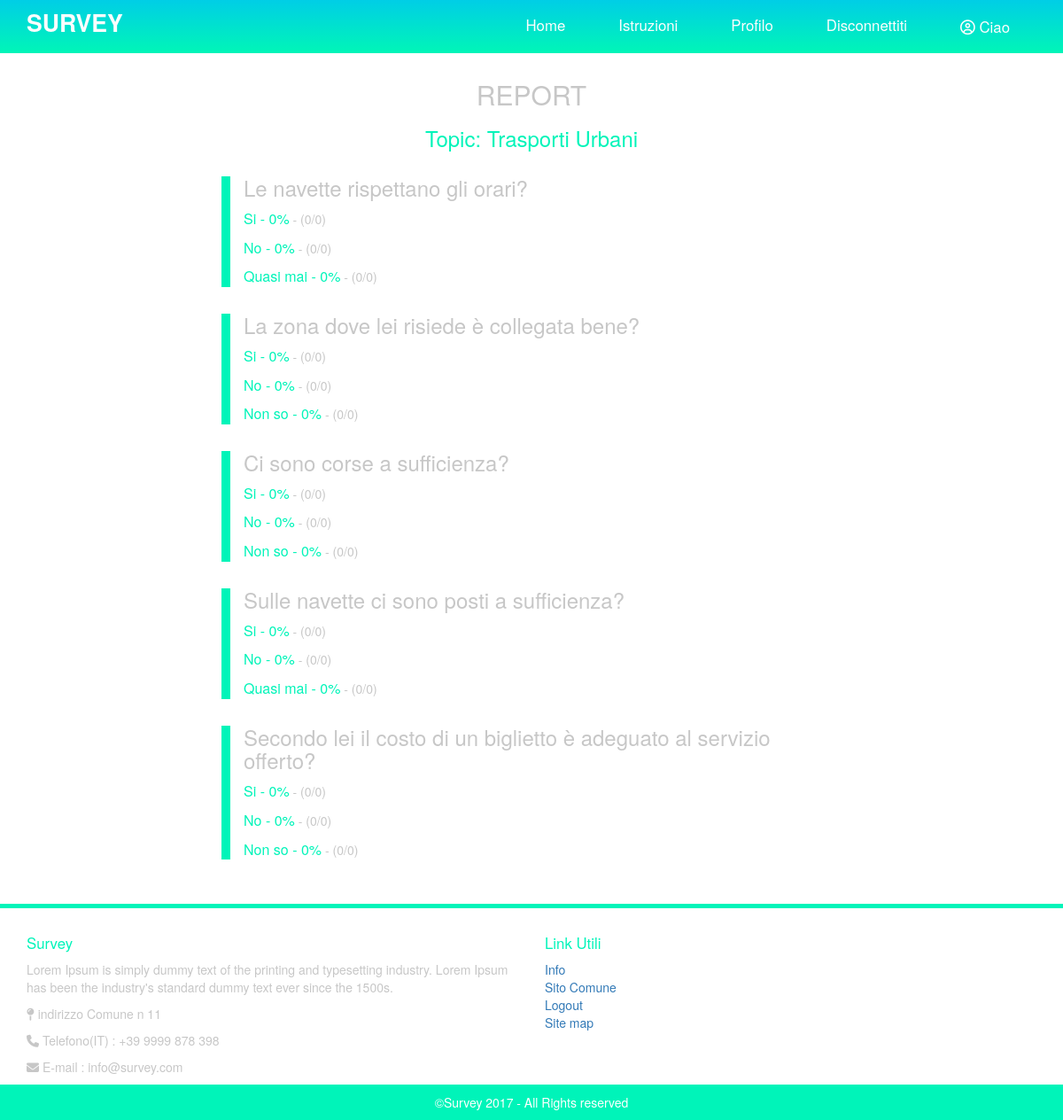
Screenshot of /report/4/ (signed in) with the database file from the repository.
### Survey/models.py (models this page shows, shortened)
class Topic(models.Model):
    topic_title = models.CharField(max_length=120)
    topic_description = models.CharField(max_length=255)
    survey_id = models.ForeignKey(Survey, on_delete=models.CASCADE)

class Question(models.Model):
    question_text = models.CharField(max_length=255)
    answer_1 = models.CharField(max_length=255)
    answer_2 = models.CharField(max_length=255)
    answer_3 = models.CharField(max_length=255)
    votes_1 = models.IntegerField(default = 0)
    votes_2 = models.IntegerField(default = 0)
    votes_3 = models.IntegerField(default = 0)
    pub_date = models.DateTimeField('date published')
    topic_id = models.ForeignKey(Topic, on_delete=models.CASCADE)
    __original = None
    def __init__(self, *args, **kwargs):
        super(Question, self).__init__(*args, **kwargs)
        self.__original = [self.answer_1,self.answer_2,self.answer_3,self.question_text]

### Survey/views.py (the view)
# urls.py: url(r'^report/(?P<survey_id>[0-9]+)/$', views.report, name='report'),
@user_passes_test(lambda u: u.is_superuser)
def report(request, survey_id):
    survey = get_object_or_404(Survey, pk = survey_id)
    questions = []
    data = {}
    for topic in survey.topic_set.all():
        questions.append(topic.question_set.all())
        data[topic.topic_title] = []
    for querySet in questions:
        for question in querySet:
            total_votes = question.votes_1 + question.votes_2 + question.votes_3
            if(total_votes == 0):
                percentage_1 = 0
                percentage_2 = 0
                percentage_3 = 0
            else:
                percentage_1 = round(100 * float(question.votes_1)/float(total_votes), 2)
                percentage_2 = round(100 * float(question.votes_2)/float(total_votes), 2)
                percentage_3 = round(100 * float(question.votes_3)/float(total_votes), 2)
            data[question.topic_id.topic_title].append(ReportData(question, total_votes, percentage_1, percentage_2, percentage_3))
    return render(request, 'report.html',{
        'data': data,
        })

### Survey/models.py (called while the page is built)
    def get_short_name(self):
        return self.first_name

### templates/report.html (shortened to what this page needs)
{% extends 'base.html' %}
{% block content %}
<h2> REPORT </h2>
{% for topic, questions in data.items %}
<h3 class="report-txt">Topic: {{ topic }}</h3>
	{% for element in questions %}
	<div class="col-md-12 question-report">
		<h3>{{ element.question.question_text }}</h3>
		<p><span>{{ element.question.answer_1 }} - {{ element.percentage_1 }}%</span> - ({{ element.question.votes_1 }}/{{ element.total_votes }})</p>
		<p><span>{{ element.question.answer_2 }} - {{ element.percentage_2 }}%</span> - ({{ element.question.votes_2 }}/{{ element.total_votes }})</p>
		<p><span>{{ element.question.answer_3 }} - {{ element.percentage_3 }}%</span> - ({{ element.question.votes_3 }}/{{ element.total_votes }})</p>
	</div>
	{% endfor %}
{% endfor %}
{% endblock %}

### Survey/static/css/style.css (style rules this page uses)
.question-report { width: 700px; height: auto; margin: 30px auto; float: none; border-left: 10px solid #00F4B9; }
.report-txt { color:#00F4B9; }
.question-report h3,.question-report p { text-align: left; }
.question-report p span { font-size:16px; font-weight: 500; color: #00F4B9; }

### rows the page displays
Topic: data "Trasporti Urbani"
Question: question.question_text "Le navette rispettano gli orari?", question.answer_1 "Si", question.votes_1 "0", question.answer_2 "No", question.votes_2 "0", question.answer_3 "Quasi mai", question.votes_3 "0"
Question: question.question_text "La zona dove lei risiede è collegata bene?", question.answer_1 "Si", question.votes_1 "0", question.answer_2 "No", question.votes_2 "0", question.answer_3 "Non so", question.votes_3 "0"
Question: question.question_text "Ci sono corse a sufficienza?", question.answer_1 "Si", question.votes_1 "0", question.answer_2 "No", question.votes_2 "0", question.answer_3 "Non so", question.votes_3 "0"
Question: question.question_text "Sulle navette ci sono posti a sufficienza?", question.answer_1 "Si", question.votes_1 "0", question.answer_2 "No", question.votes_2 "0", question.answer_3 "Quasi mai", question.votes_3 "0"
Question: question.question_text "Secondo lei il costo di un biglietto è adeguato al servizio offerto?", question.answer_1 "Si", question.votes_1 "0", question.answer_2 "No", question.votes_2 "0", question.answer_3 "Non so", question.votes_3 "0"

### other values shown
{{ element.percentage_1 }} "0" "0" "0" "0" "0"
{{ element.total_votes }} "0" "0" "0" "0" "0"
{{ element.percentage_2 }} "0" "0" "0" "0" "0"
{{ element.percentage_3 }} "0" "0" "0" "0" "0"
